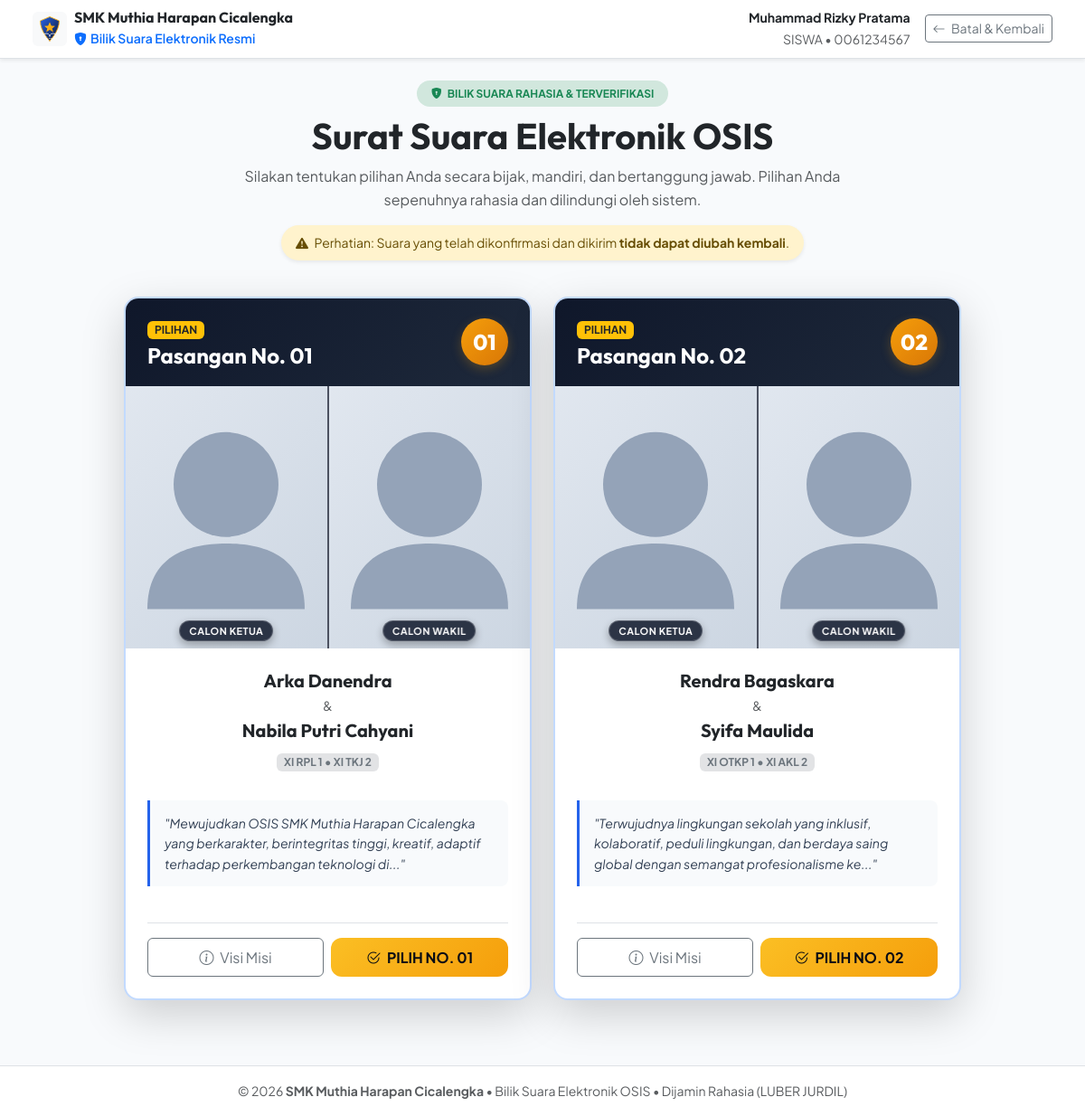
Page /voting.php (signed in) on the committed database.
### tables this page shows
CREATE TABLE `candidates` (
  `id` INT AUTO_INCREMENT PRIMARY KEY,
  `election_id` INT NOT NULL,
  `nomor_urut` INT NOT NULL,
  `nama_ketua` VARCHAR(128) NOT NULL,
  `kelas_ketua` VARCHAR(64) NOT NULL,
  `foto_ketua` VARCHAR(255) NULL,
  `nama_wakil` VARCHAR(128) NOT NULL,
  `kelas_wakil` VARCHAR(64) NOT NULL,
  `foto_wakil` VARCHAR(255) NULL,
  `foto_pasangan` VARCHAR(255) NULL,
  `visi` TEXT NOT NULL,
  `misi` TEXT NOT NULL,
  `program_kerja` TEXT NULL,
  `publication_status` ENUM('published', 'draft') NOT NULL DEFAULT 'published',
  `created_at` DATETIME NOT NULL DEFAULT CURRENT_TIMESTAMP,
  `updated_at` DATETIME NOT NULL DEFAULT CURRENT_TIMESTAMP ON UPDATE CURRENT_TIMESTAMP,
  CONSTRAINT `fk_candidates_election` FOREIGN KEY (`election_id`) REFERENCES `elections` (`id`) ON DELETE CASCADE,
  UNIQUE KEY `uq_election_nomor_urut` (`election_id`, `nomor_urut`)
);

### app/Controllers/VotingController.php (called while the page is built, shortened)
<?php
require_once dirname(__DIR__, 2) . '/config/app.php';
require_once __DIR__ . '/../Helpers/AuthHelper.php';
require_once __DIR__ . '/../Models/Candidate.php';
class VotingController {
    public static function showVotingPage(): void {
        $activeElection = Election::getActive();
        $candidates = Candidate::getByElectionId($activeElection['id'], true);
        require_once BASE_PATH . '/app/Views/siswa/voting.php';
    }
}

### public/voting.php (called while the page is built)
<?php
require_once dirname(__DIR__) . '/config/app.php';
require_once dirname(__DIR__) . '/app/Controllers/VotingController.php';
VotingController::showVotingPage();

### app/Helpers/SettingHelper.php (called while the page is built, shortened)
<?php
class SettingHelper {
    private static ?array $cache = null;
    public static function getAll(): array {
        if (self::$cache === null) {
            try {
                $pdo = Database::getConnection();
                $rows = $pdo->query("SELECT setting_key, setting_value FROM app_settings")->fetchAll();
                self::$cache = [];
                foreach ($rows as $r) {
                    self::$cache[$r['setting_key']] = $r['setting_value'];
                }
            } catch (Exception $e) {
                self::$cache = [];
            }
        }
        return self::$cache;
    }
    public static function get(string $key, ?string $default = null): ?string {
        $all = self::getAll();
        if (isset($all[$key]) && $all[$key] !== '') {
            return $all[$key];
        }
        return $default;
    }
    public static function getLogoUrl(): string {
        $logo = self::get('logo_url');
        if (!empty($logo)) {
            $cleanPath = ltrim($logo, '/');
            if (file_exists(PUBLIC_PATH . '/' . $cleanPath)) {
                return asset($cleanPath);
            }
        }
        return asset('assets/images/logo-placeholder.svg');
    }
}

### config/app.php (called while the page is built, shortened)
<?php
function base_url(string $path = ''): string {
    $protocol = (!empty($_SERVER['HTTPS']) && $_SERVER['HTTPS'] !== 'off') ? "https://" : "http://";
    $host = $_SERVER['HTTP_HOST'] ?? 'localhost';
    $scriptName = str_replace('\\', '/', $_SERVER['SCRIPT_NAME'] ?? '');
    if (stripos($scriptName, '/E-vooting OSIS') !== false) {
        $root = '/E-vooting%20OSIS';
    } else {
        $root = '';
    }
    $cleanPath = ltrim($path, '/');
    return $protocol . $host . $root . ($cleanPath ? '/' . $cleanPath : '');
}
function asset(string $path = ''): string {
    $cleanPath = ltrim($path, '/');
    return base_url('public/' . $cleanPath);
}
require_once dirname(__DIR__) . '/app/Helpers/SettingHelper.php';
function app_setting(string $key, ?string $default = null): ?string {
    return SettingHelper::get($key, $default);
}
function app_logo(): string {
    return SettingHelper::getLogoUrl();
}

### app/Helpers/AuthHelper.php (called while the page is built, shortened)
<?php
class AuthHelper {
    public static function user(): ?array {
        return $_SESSION['user'] ?? null;
    }
}

### app/Models/Candidate.php (called while the page is built, shortened)
<?php
class Candidate {
    public static function getByElectionId(int $electionId, bool $onlyPublished = false): array {
        $pdo = Database::getConnection();
        $sql = "SELECT * FROM candidates WHERE election_id = :election_id";
        if ($onlyPublished) {
            $sql .= " AND publication_status = 'published'";
        }
        $sql .= " ORDER BY nomor_urut ASC";
        $stmt = $pdo->prepare($sql);
        $stmt->execute([':election_id' => $electionId]);
        return $stmt->fetchAll();
    }
}

### app/Models/Election.php (called while the page is built, shortened)
<?php
class Election {
    public static function getActive(): ?array {
        $pdo = Database::getConnection();
        $stmt = $pdo->query("SELECT * FROM elections WHERE is_active = 1 LIMIT 1");
        $election = $stmt->fetch();
        if ($election) {
            $election['computed_status'] = self::computeStatus($election);
        }
        return $election ?: null;
    }
    public static function computeStatus(array $election): string {
        $now = new DateTime('now', new DateTimeZone('Asia/Jakarta'));
        $start = new DateTime($election['start_at'], new DateTimeZone('Asia/Jakarta'));
        $end = new DateTime($election['end_at'], new DateTimeZone('Asia/Jakarta'));
        if ($now >= $start && $now <= $end) {
            return 'ongoing';
        }
        return 'closed';
    }
}

### app/Views/siswa/voting.php (the view, shortened to what this page needs)
<?php
require_once BASE_PATH . '/app/Views/layouts/header.php';
$currentUser = AuthHelper::user();
$dashboardUrl = base_url(($currentUser['role'] ?? 'siswa') . '/dashboard.php');
?>
<header class="bg-white border-bottom shadow-sm sticky-top py-2 px-3 px-md-4">
    <div class="container-fluid d-flex justify-content-between align-items-center">
        <div class="d-flex align-items-center gap-2">
            <img src="<?= app_logo() ?>" alt="Logo" class="rounded object-fit-contain bg-light p-1" style="width: 38px; height: 38px;">
            <div>
                <h6 class="fw-bold mb-0 text-dark"><?= htmlspecialchars(app_setting('school_name', SCHOOL_NAME), ENT_QUOTES, 'UTF-8') ?></h6>
                <small class="text-primary fw-semibold"><i class="bi bi-shield-lock-fill me-1"></i>Bilik Suara Elektronik Resmi</small>
            </div>
        </div>
        <div class="d-flex align-items-center gap-3">
            <div class="d-none d-md-block text-end">
                <div class="small fw-bold text-dark"><?= htmlspecialchars($currentUser['nama_lengkap'] ?? '', ENT_QUOTES, 'UTF-8') ?></div>
                <small class="text-muted text-uppercase"><?= htmlspecialchars($currentUser['role'] ?? '', ENT_QUOTES, 'UTF-8') ?> &bull; <?= htmlspecialchars($currentUser['username'] ?? '', ENT_QUOTES, 'UTF-8') ?></small>
            </div>
            <a href="<?= $dashboardUrl ?>" class="btn btn-outline-secondary btn-sm" onclick="return confirm('Apakah Anda yakin ingin keluar dari bilik suara? Pilihan Anda belum tersimpan.')">
                <i class="bi bi-arrow-left me-1"></i> Batal &amp; Kembali
            </a>
        </div>
    </div>
</header>
<div class="container py-4">
    <div class="row justify-content-center mb-4">
        <div class="col-lg-8 text-center">
            <span class="badge bg-success-subtle text-success fw-bold px-3 py-2 rounded-pill text-uppercase mb-2">
                <i class="bi bi-shield-lock-fill me-1"></i> Bilik Suara Rahasia & Terverifikasi
            </span>
            <h2 class="display-6 fw-bold text-dark">Surat Suara Elektronik OSIS</h2>
            <p class="text-muted">
                Silakan tentukan pilihan Anda secara bijak, mandiri, dan bertanggung jawab. Pilihan Anda sepenuhnya rahasia dan dilindungi oleh sistem.
            </p>
            <div class="alert alert-warning d-inline-block py-2 px-3 small rounded-pill border-0 shadow-sm">
                <i class="bi bi-exclamation-triangle-fill me-1"></i> Perhatian: Suara yang telah dikonfirmasi dan dikirim <strong>tidak dapat diubah kembali</strong>.
            </div>
        </div>
    </div>
    <div class="row g-4 justify-content-center">
        <?php foreach ($candidates as $cand):
            $photoPasangan = !empty($cand['foto_pasangan']) ? asset('uploads/candidates/' . $cand['foto_pasangan']) : null;
            $photoKetua = !empty($cand['foto_ketua']) ? asset('uploads/candidates/' . $cand['foto_ketua']) : asset('assets/images/default-avatar.svg');
            $photoWakil = !empty($cand['foto_wakil']) ? asset('uploads/candidates/' . $cand['foto_wakil']) : asset('assets/images/default-avatar.svg');
        ?>
        <div class="col-lg-5 col-md-6">
            <div class="candidate-card h-100 shadow-lg border-2 border-primary border-opacity-25" id="vote-card-<?= $cand['id'] ?>">
                <div class="candidate-card-header d-flex justify-content-between align-items-center">
                    <div>
                        <span class="badge bg-warning text-dark text-uppercase fw-bold px-2 py-1 mb-1">Pilihan</span>
                        <h4 class="text-white mb-0">Pasangan No. <?= sprintf('%02d', $cand['nomor_urut']) ?></h4>
                    </div>
                    <div class="nomor-urut-badge">
                        <?= sprintf('%02d', $cand['nomor_urut']) ?>
                    </div>
                </div>
                <div class="candidate-photo-wrapper">
                    <?php if ($photoPasangan): ?>
                        <img src="<?= $photoPasangan ?>" alt="Paslon <?= $cand['nomor_urut'] ?>" onerror="this.src='<?= asset('assets/images/default-avatar.svg') ?>'">
                    <?php else: ?>
                        <div class="dual-avatar-box">
                            <div class="avatar-half position-relative">
                                <img src="<?= $photoKetua ?>" alt="<?= htmlspecialchars($cand['nama_ketua'], ENT_QUOTES, 'UTF-8') ?>" onerror="this.src='<?= asset('assets/images/default-avatar.svg') ?>'" style="object-position: top center; object-fit: cover;">
                                <span class="avatar-side-tag">Calon Ketua</span>
                            </div>
                            <div class="avatar-half position-relative">
                                <img src="<?= $photoWakil ?>" alt="<?= htmlspecialchars($cand['nama_wakil'], ENT_QUOTES, 'UTF-8') ?>" onerror="this.src='<?= asset('assets/images/default-avatar.svg') ?>'" style="object-position: top center; object-fit: cover;">
                                <span class="avatar-side-tag">Calon Wakil</span>
                            </div>
                        </div>
                    <?php endif; ?>
                </div>
                <div class="candidate-body">
                    <div class="text-center mb-3">
                        <h5 class="fw-bold text-dark mb-1">
                            <?= htmlspecialchars($cand['nama_ketua'], ENT_QUOTES, 'UTF-8') ?>
                        </h5>
                        <small class="text-muted d-block mb-1">&amp;</small>
                        <h5 class="fw-bold text-dark mb-2">
                            <?= htmlspecialchars($cand['nama_wakil'], ENT_QUOTES, 'UTF-8') ?>
                        </h5>
                        <span class="badge bg-secondary-subtle text-secondary">
                            <?= htmlspecialchars($cand['kelas_ketua'], ENT_QUOTES, 'UTF-8') ?> &bull; <?= htmlspecialchars($cand['kelas_wakil'], ENT_QUOTES, 'UTF-8') ?>
                        </span>
                    </div>
                    <div class="vision-quote small flex-grow-1">
                        "<?= htmlspecialchars(mb_strimwidth($cand['visi'], 0, 140, '...'), ENT_QUOTES, 'UTF-8') ?>"
                    </div>
                    <div class="d-flex gap-2 mt-4 pt-3 border-top">
                        <button type="button" class="btn btn-outline-secondary w-50 btn-detail-trigger"
                                data-id="<?= $cand['id'] ?>"
                                data-nomor="<?= sprintf('%02d', $cand['nomor_urut']) ?>"
                                data-names="<?= htmlspecialchars($cand['nama_ketua'] . ' & ' . $cand['nama_wakil'], ENT_QUOTES, 'UTF-8') ?>"
                                data-visi="<?= htmlspecialchars($cand['visi'], ENT_QUOTES, 'UTF-8') ?>"
                                data-misi="<?= htmlspecialchars($cand['misi'], ENT_QUOTES, 'UTF-8') ?>"
                                data-proker="<?= htmlspecialchars($cand['program_kerja'] ?? '', ENT_QUOTES, 'UTF-8') ?>">
                            <i class="bi bi-info-circle me-1"></i> Visi Misi
                        </button>
                        <button type="button"
                                class="btn btn-gold-custom w-50 fw-bold btn-vote-trigger"
                                data-id="<?= $cand['id'] ?>"
                                data-nomor="<?= sprintf('%02d', $cand['nomor_urut']) ?>"
                                data-names="<?= htmlspecialchars($cand['nama_ketua'] . ' & ' . $cand['nama_wakil'], ENT_QUOTES, 'UTF-8') ?>"
                                id="btn-vote-candidate-<?= $cand['id'] ?>">
                            <i class="bi bi-check2-circle me-1"></i> PILIH NO. <?= sprintf('%02d', $cand['nomor_urut']) ?>
                        </button>
                    </div>
                </div>
            </div>
        </div>
        <?php endforeach; ?>
    </div>
</div>
<footer class="bg-white border-top py-3 text-center text-muted small mt-5">
    <div class="container">
        &copy; <?= date('Y') ?> <strong><?= SCHOOL_NAME ?></strong> &bull; Bilik Suara Elektronik OSIS &bull; Dijamin Rahasia (LUBER JURDIL)
    </div>
</footer>
</body>
</html>

### rows in the picture
candidates: nomor_urut "01", nama_ketua "Arka Danendra", nama_wakil "Nabila Putri Cahyani", kelas_ketua "XI RPL 1", kelas_wakil "XI TKJ 2", visi "Mewujudkan OSIS SMK Muthia Harapan Cicalengka yang berkarakter, berintegritas tinggi, kreatif, adaptif terhadap perkembangan teknologi di..."
candidates: nomor_urut "02", nama_ketua "Rendra Bagaskara", nama_wakil "Syifa Maulida", kelas_ketua "XI OTKP 1", kelas_wakil "XI AKL 2", visi "Terwujudnya lingkungan sekolah yang inklusif, kolaboratif, peduli lingkungan, dan berdaya saing global dengan semangat profesionalisme ke..."

### other values in the picture
app_setting('school_name', SCHOOL_NAME) "SMK Muthia Harapan Cicalengka"
$currentUser['nama_lengkap'] "Muhammad Rizky Pratama"
$currentUser['role'] "SISWA"
$currentUser['username'] "0061234567"
SCHOOL_NAME "SMK Muthia Harapan Cicalengka"
